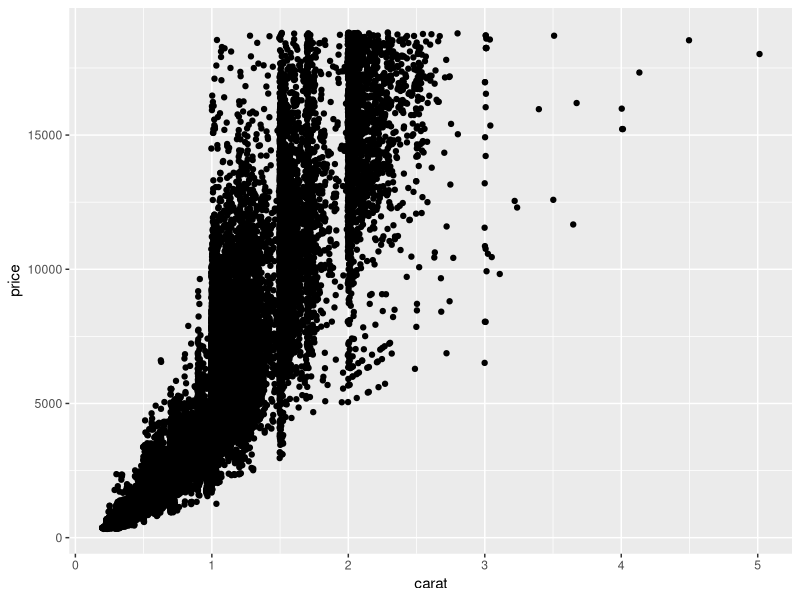
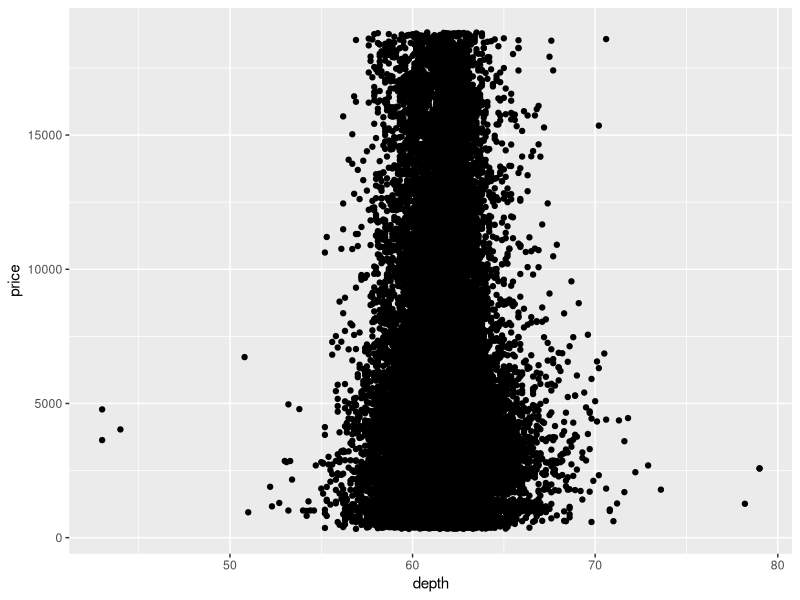

The R script that drew these images, in order:
## ---- chunk 1
knitr::opts_chunk$set(echo = TRUE)
library(tidyverse)
library(ggplot2)
## ---- chunk 2
### In this code chunk, start with the diamonds dataset (built in to
### ggplot2 package) and create a plot of price vs. carat (or some other
### variables of your choice)

ggplot(data = diamonds, aes(x = carat, y = price)) +
  geom_jitter()
## ---- chunk 3
### In this code chunk, start with the diamonds dataset (built in to
### ggplot2 package) and create a subset based on filtering, e.g., 
### size greater than 1 carat or cut is "Ideal"

diamonds_subset <- diamonds %>% filter(carat > 0.2 | cut == "Ideal")
ggplot(data=diamonds_subset, mapping=aes(x=depth, y=price)) +
geom_point()

## ---- chunk 4
### Both partners - delete this comment, then write some code here
### to plot, summarize, calculate something simple using the diamonds
### dataset.


## ---- chunk 5
### Both partners - delete this comment, then write some code here
### to plot, summarize, calculate something simple using the diamonds
### dataset.
